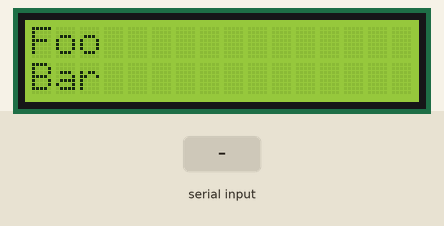
This sketch was run on a simulated Arduino Uno, built with avr-gcc and run on an emulated ATmega328P. Shown: 16×2 character LCD. The test bench sets the inputs (shaded band). What the sketch prints to the serial monitor is not drawn.

Above: at 1.2 s.
1.3 s: "1\n" received over Serial
At 1.6 s:
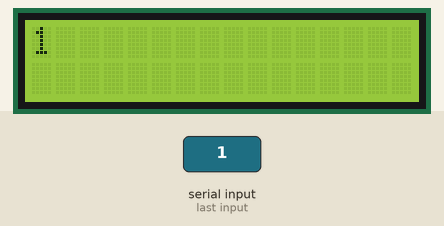
2.8 s: "0\n" received over Serial
At 4.0 s:
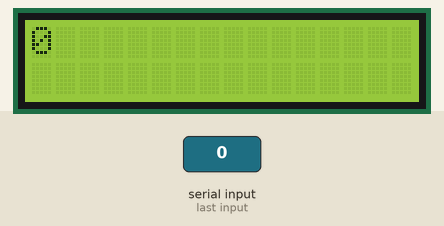
4.3 s: "2\n" received over Serial
At 5.2 s:
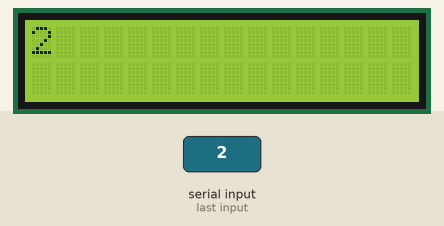
Timing chart, 0 to 7.3 s (numbered marks = the images above; inputs shaded):
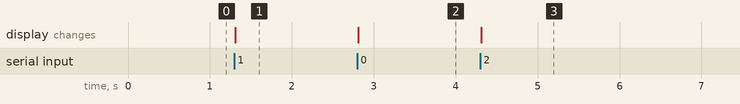

Measured:
- after the input at 1.3 s, the display: changes at once (image 1)
- after the input at 2.8 s, the display: changes at once (image 2)
- after the input at 4.3 s, the display: changes at once (image 3)

The sketch:

lcd.ino
```cpp
#include <LiquidCrystal.h>
LiquidCrystal lcd(12, 11, 5, 4, 3, 2);

const int switchPin = 6;
int switchState = 0;
int prevSwitchState = 0;
int reply;
int incomingByte = 0;


void setup() {
  Serial.begin(9600);
  lcd.begin(16, 2);
  lcd.print("Foo");
  lcd.setCursor(0,1);
  lcd.print("Bar");
}

void loop() {
  // put your main code here, to run repeatedly:
  if (Serial.available() > 0) {
      String str = Serial.readStringUntil('\n');
      lcd.clear();
      lcd.print(str);
      Serial.println(str);
  } else {
       Serial.println("no data");
  }
}
```
